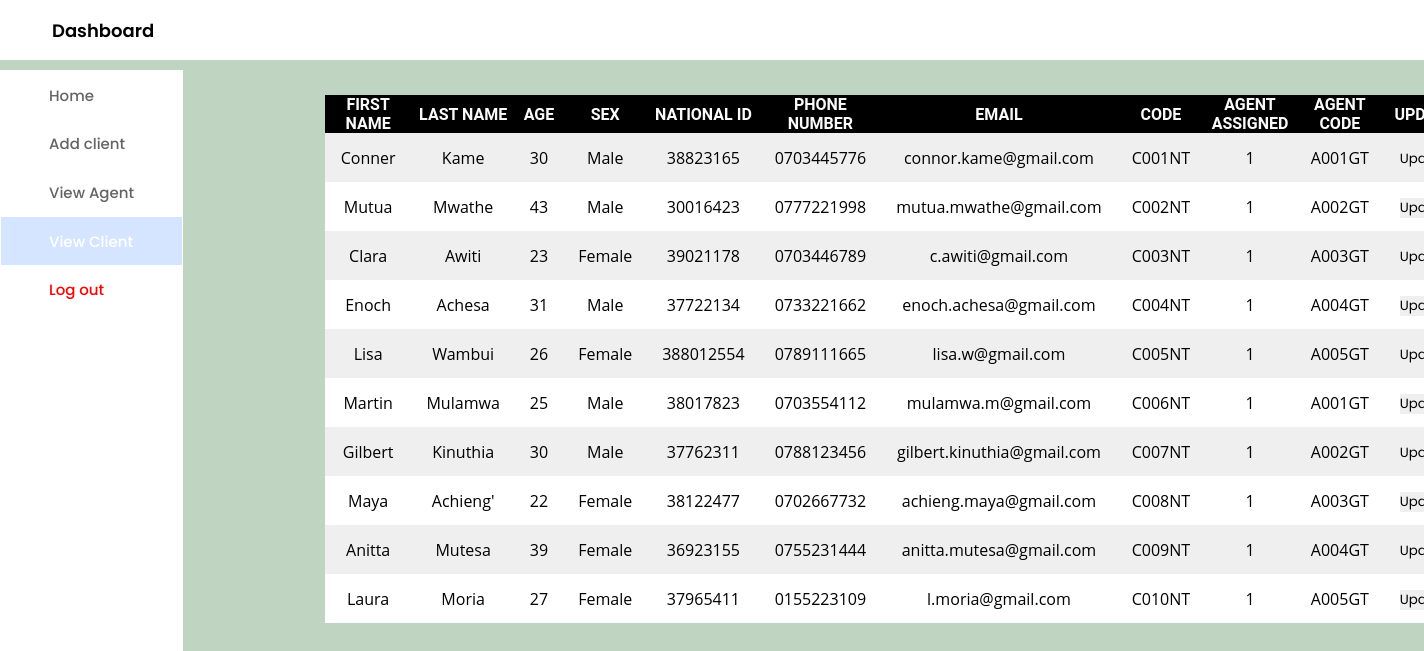
Before: /Admin-Interface/view_client_test.php with the older database file.
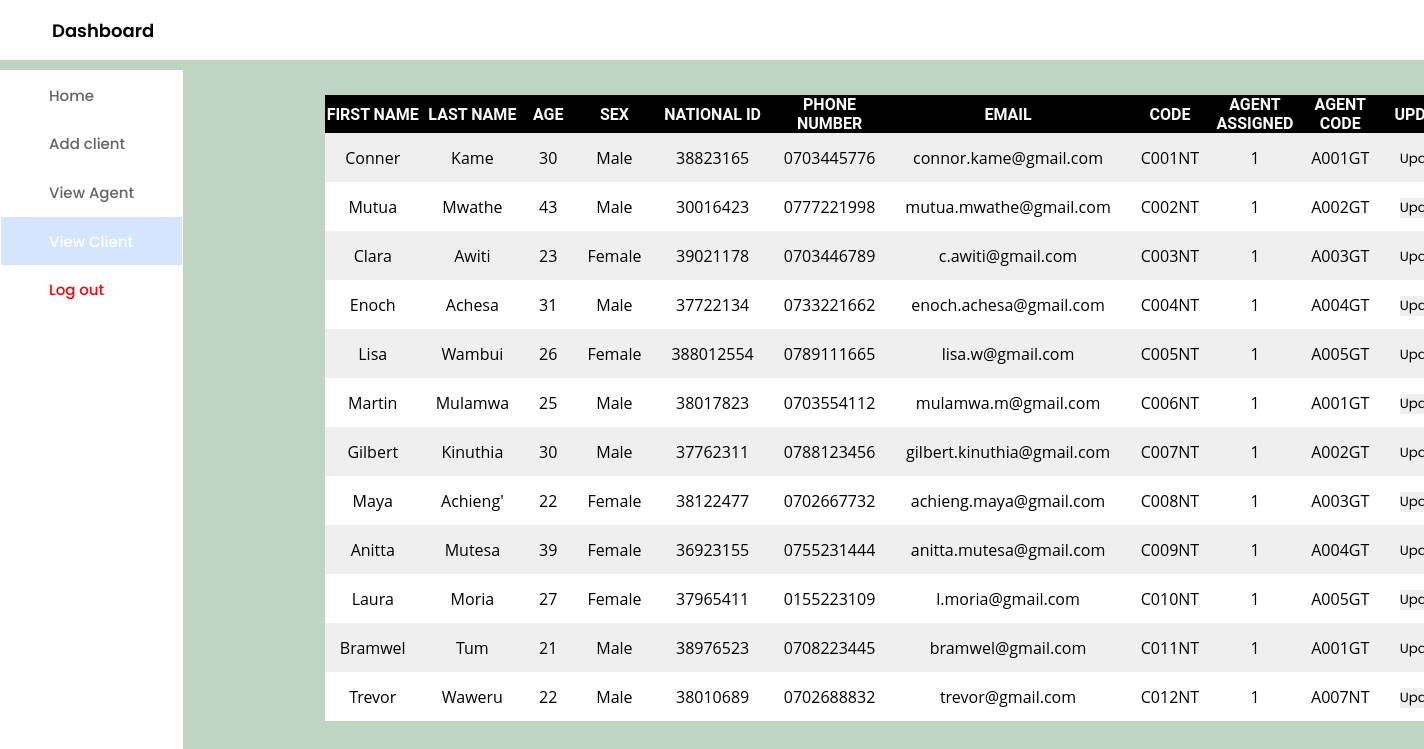
After: the same page with the newer database file.
### tables this page shows
CREATE TABLE `clients` (
  `client_id` int(10) NOT NULL,
  `client_fname` varchar(255) NOT NULL,
  `client_lname` varchar(255) NOT NULL,
  `age` int(3) NOT NULL,
  `sex` varchar(255) NOT NULL,
  `national_id` int(10) NOT NULL,
  `phone_number` varchar(15) NOT NULL,
  `client_email` varchar(255) NOT NULL,
  `password` varchar(255) NOT NULL,
  `registered_at` datetime NOT NULL DEFAULT current_timestamp(),
  `code_assigned` tinyint(1) NOT NULL DEFAULT 0,
  `client_code` varchar(6) DEFAULT NULL,
  `agent_assigned` tinyint(1) NOT NULL DEFAULT 0,
  `agent_code` varchar(6) NOT NULL
);

### Admin-Interface/clientdb.php (called while the page is built, shortened)
<?php
require_once("../Processes/DBCONNECT.php");
$sqli="SELECT * FROM clients";
$result = mysqli_query($conn , $sqli);
$test=mysqli_fetch_all($result, MYSQLI_ASSOC);
?>

### Admin-Interface/view_client_test.php (the view, shortened to what this page needs)
<!DOCTYPE html>
<html lang="en">
<head>
  <link rel="stylesheet" href="view_client_test.css" />
  <link rel="stylesheet" href="https://cdnjs.cloudflare.com/ajax/libs/font-awesome/6.2.0/css/all.min.css" />
</head>
<body>
  <header class="header">
    <div class="title">
      <span>Dashboard</span>
    </div>
      <h4><?php  include("../Processes/admin-login-process.php"); ?><?php  echo $_SESSION['admin_email']; ?></h4>
  </header>
  <div class="container">
    <nav>
      <div class="side_navbar">
        <a href="Admin_test.php">Home</a>
        <a href="add_client_test.php">Add client</a>
        <a href="view_agent_test.php">View Agent</a>
        <a class="active" href="#">View Client</a>
        <a class="log-out-button" href="admin-login.php">Log out</a>
      </div>
    </nav>
    <div class="main-body">
      <table>
              <th>First Name</th>
              <th>Last Name</th>
              <th>Age</th>
              <th>Sex</th>
              <th>National ID</th>
              <th>Phone Number</th>
              <th>Email</th>
              <th>Code</th>
              <th>Agent Assigned</th>
              <th>Agent Code</th>
              <th>Update</th>
          <tbody>
                  <?php
                      require_once("clientdb.php");
                      foreach ($test as $key => $value){
                  ?>
                  <tr>
                      <td><?php echo $value["client_fname"] ?></td>
                      <td><?php echo $value["client_lname"] ?></td>
                      <td><?php echo $value["age"] ?></td>
                      <td><?php echo $value["sex"] ?></td>
                      <td><?php echo $value["national_id"] ?></td>
                      <td><?php echo $value["phone_number"] ?></td>
                      <td><?php echo $value["client_email"] ?></td>
                      <td><?php echo $value["client_code"] ?></td>
                      <td><?php echo $value["agent_assigned"] ?></td>
                      <td><?php echo $value["agent_code"] ?></td>
                      <td><?php
                      echo "<div class='wrapper'>
                          <form action='editclient.php' method='POST'>
                          <input type='hidden' name='client_id' value=".$value['client_id']." />
                          <button type='Submit' class='button'>Update </button>
                          </form>
                          </div>"
                      ?></td>
                  </tr>
                  <?php }
                  ?>
              </tbody>
      </table>
    </div>
  </div>
</body>
</html>

### Admin-Interface/view_client_test.css (style rules this page uses)
* { margin: 0; padding: 0; border: none; outline: none; text-decoration: none; box-sizing: border-box; font-family: "Poppins", sans-serif; }
body { background: #c0d4c2; }
.header { display: flex; align-items: center; justify-content: space-between; height: 60px; padding: 20px; background: white; }
.title { display: flex; align-items: center; }
.title span { color: black; font-size: 18px; font-weight: 600; margin: 2rem 8rem 2rem 2rem; }
.container { margin-top: 10px; display: flex; justify-content: space-between; height: auto; }
nav { background: white; }
.side_navbar { padding: 1px; display: flex; flex-direction: column; height: 100vh; }
.side_navbar a { width: 100%; padding: 0.8rem 3rem; font-weight: 500; font-size: 15px; color: rgb(100, 100, 100); transition: all 0.35s; }
.side_navbar .log-out-button { color: red; }
.side_navbar .active { background-color: #d5e5ff; color: white; }
.main-body { width: 80%; justify-content: center; align-items: center; }
table { margin-left: 40px; width: 100%; margin-top: 25px; border-spacing: 0; border-radius: 12px 12px 0 0; border-collapse: separate; background: white; box-shadow: black; text-align: center; }
.th,td { padding: 12px 15px; }
th { background: black; color: #fafafa; text-transform: uppercase; font-family: 'Roboto', sans-serif; }
td { font-family: 'Open sans', sans-serif; }
tr:nth-child(odd) { background-color: #eeee; }

Changed rows visible on the page:
added clients: client_fname "Bramwel", client_lname "Tum", age "21", sex "Male", national "38976523", phone_number "0708223445", client_email "bramwel@gmail.com", client_code "C011NT", agent_assigned "1", agent_code "A001GT"
added clients: client_fname "Trevor", client_lname "Waweru", age "22", sex "Male", national "38010689", phone_number "0702688832", client_email "trevor@gmail.com", client_code "C012NT", agent_assigned "1", agent_code "A007NT"
